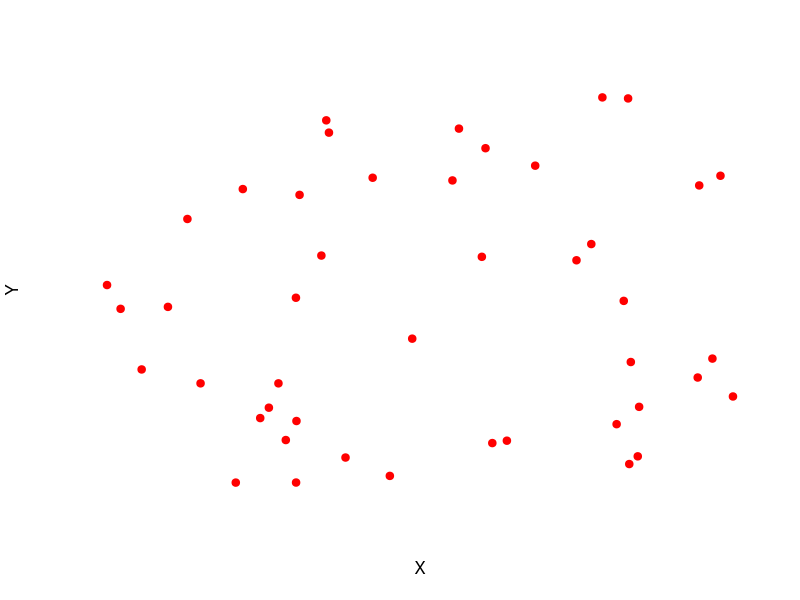
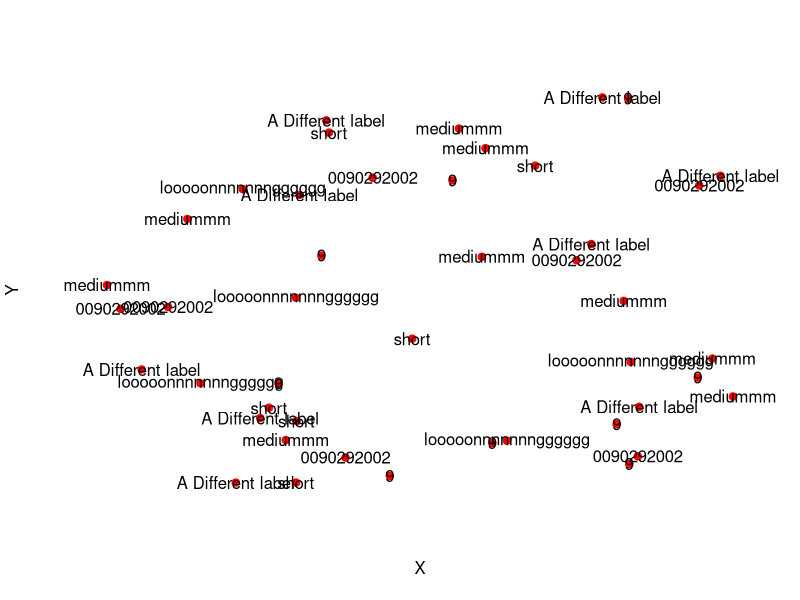
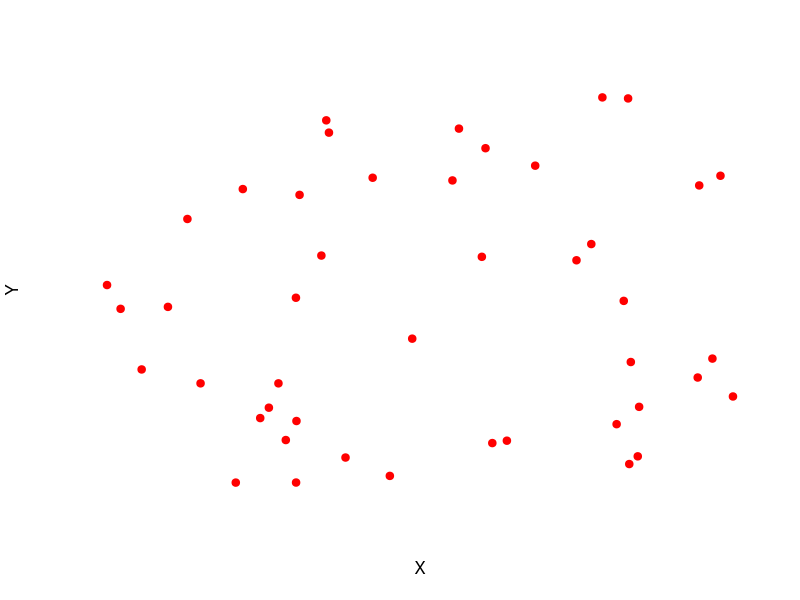

Reproduce these figures in R, in order. (Note: this script raises an error after producing the figures.)
#library(addTextLabels)

# Create some random points
n <- 45
testLabels <- c("short", "mediummm", "looooonnnnnnngggggg", "0090292002", "9", "A Different label")
coords <- data.frame(X=runif(n), Y=runif(n, min=0, max=100), Name=sample(testLabels, size=n, replace=TRUE),
                     stringsAsFactors = FALSE)

# Plot them without labels
plot(x=coords$X, y=coords$Y, pch=19, bty="n", xaxt="n", yaxt="n", col="red", xlab="X", ylab="Y")

pdf("/home/josephcrispell/Desktop/test.pdf")

# With potentially overlapping labels
plot(x=coords$X, y=coords$Y, pch=19, bty="n", xaxt="n", yaxt="n", col="red", xlab="X", ylab="Y")
text(coords$X, coords$Y, labels=coords$Name, xpd=TRUE)

# Plot them with non-overlapping labels
plot(x=coords$X, y=coords$Y, pch=19, bty="n", xaxt="n", yaxt="n", col="red", xlab="X", ylab="Y")
addTextLabels(coords$X, coords$Y, coords$Name, cex=0.9, col.label="black")

# Plot them with non-overlapping labels
plot(x=coords$X, y=coords$Y, pch=19, bty="n", xaxt="n", yaxt="n", col="red", xlab="X", ylab="Y")
addTextLabels(coords$X, coords$Y, coords$Name, cex=0.9, col.background=rgb(0,0,0, 0.75), col.label="white")

dev.off()


x = c(0.8846, 1.1554, 0.9317, 0.9703, 0.9053, 0.9454, 1.0146, 0.9012, 
      0.9055, 1.3307)
y = c(0.9828, 1.0329, 0.931, 1.3794, 0.9273, 0.9605, 1.0259, 0.9542, 
      0.9717, 0.9357)
ShortSci = c("MotAlb", "PruMod", "EriRub", "LusMeg", "PhoOch", "PhoPho", 
             "SaxRub", "TurMer", "TurPil", "TurPhi")

# basic plot
plot(x, y, asp=1)
abline(h = 1, col = "green")
abline(v = 1, col = "green")

addTextLabels(x, y, ShortSci, cex=0.9, col.background=rgb(0,0,0, 0.75), col.label="white")
addTextLabels(x, y, ShortSci, cex=0.9, col.background=rgb(0,0,0, 0.75), col.label="white", keepLabelsInside = FALSE)

xx=10**(-4:-1)
yy=0.5*(xx**0.5)

#this doesn't show the label
plot(xx,yy,log="xy",type="b")
points(x=xx, y=yy, pch=19, col="red")
text(x=xx, y=yy, labels=c("A", "B", "C"))
addTextLabels(min(xx),min(yy),"(min,min)")

#this works
plot(log10(xx),log10(yy),type="b")
addTextLabels(log10(min(xx)),log10(min(yy)),"(min,min)")
